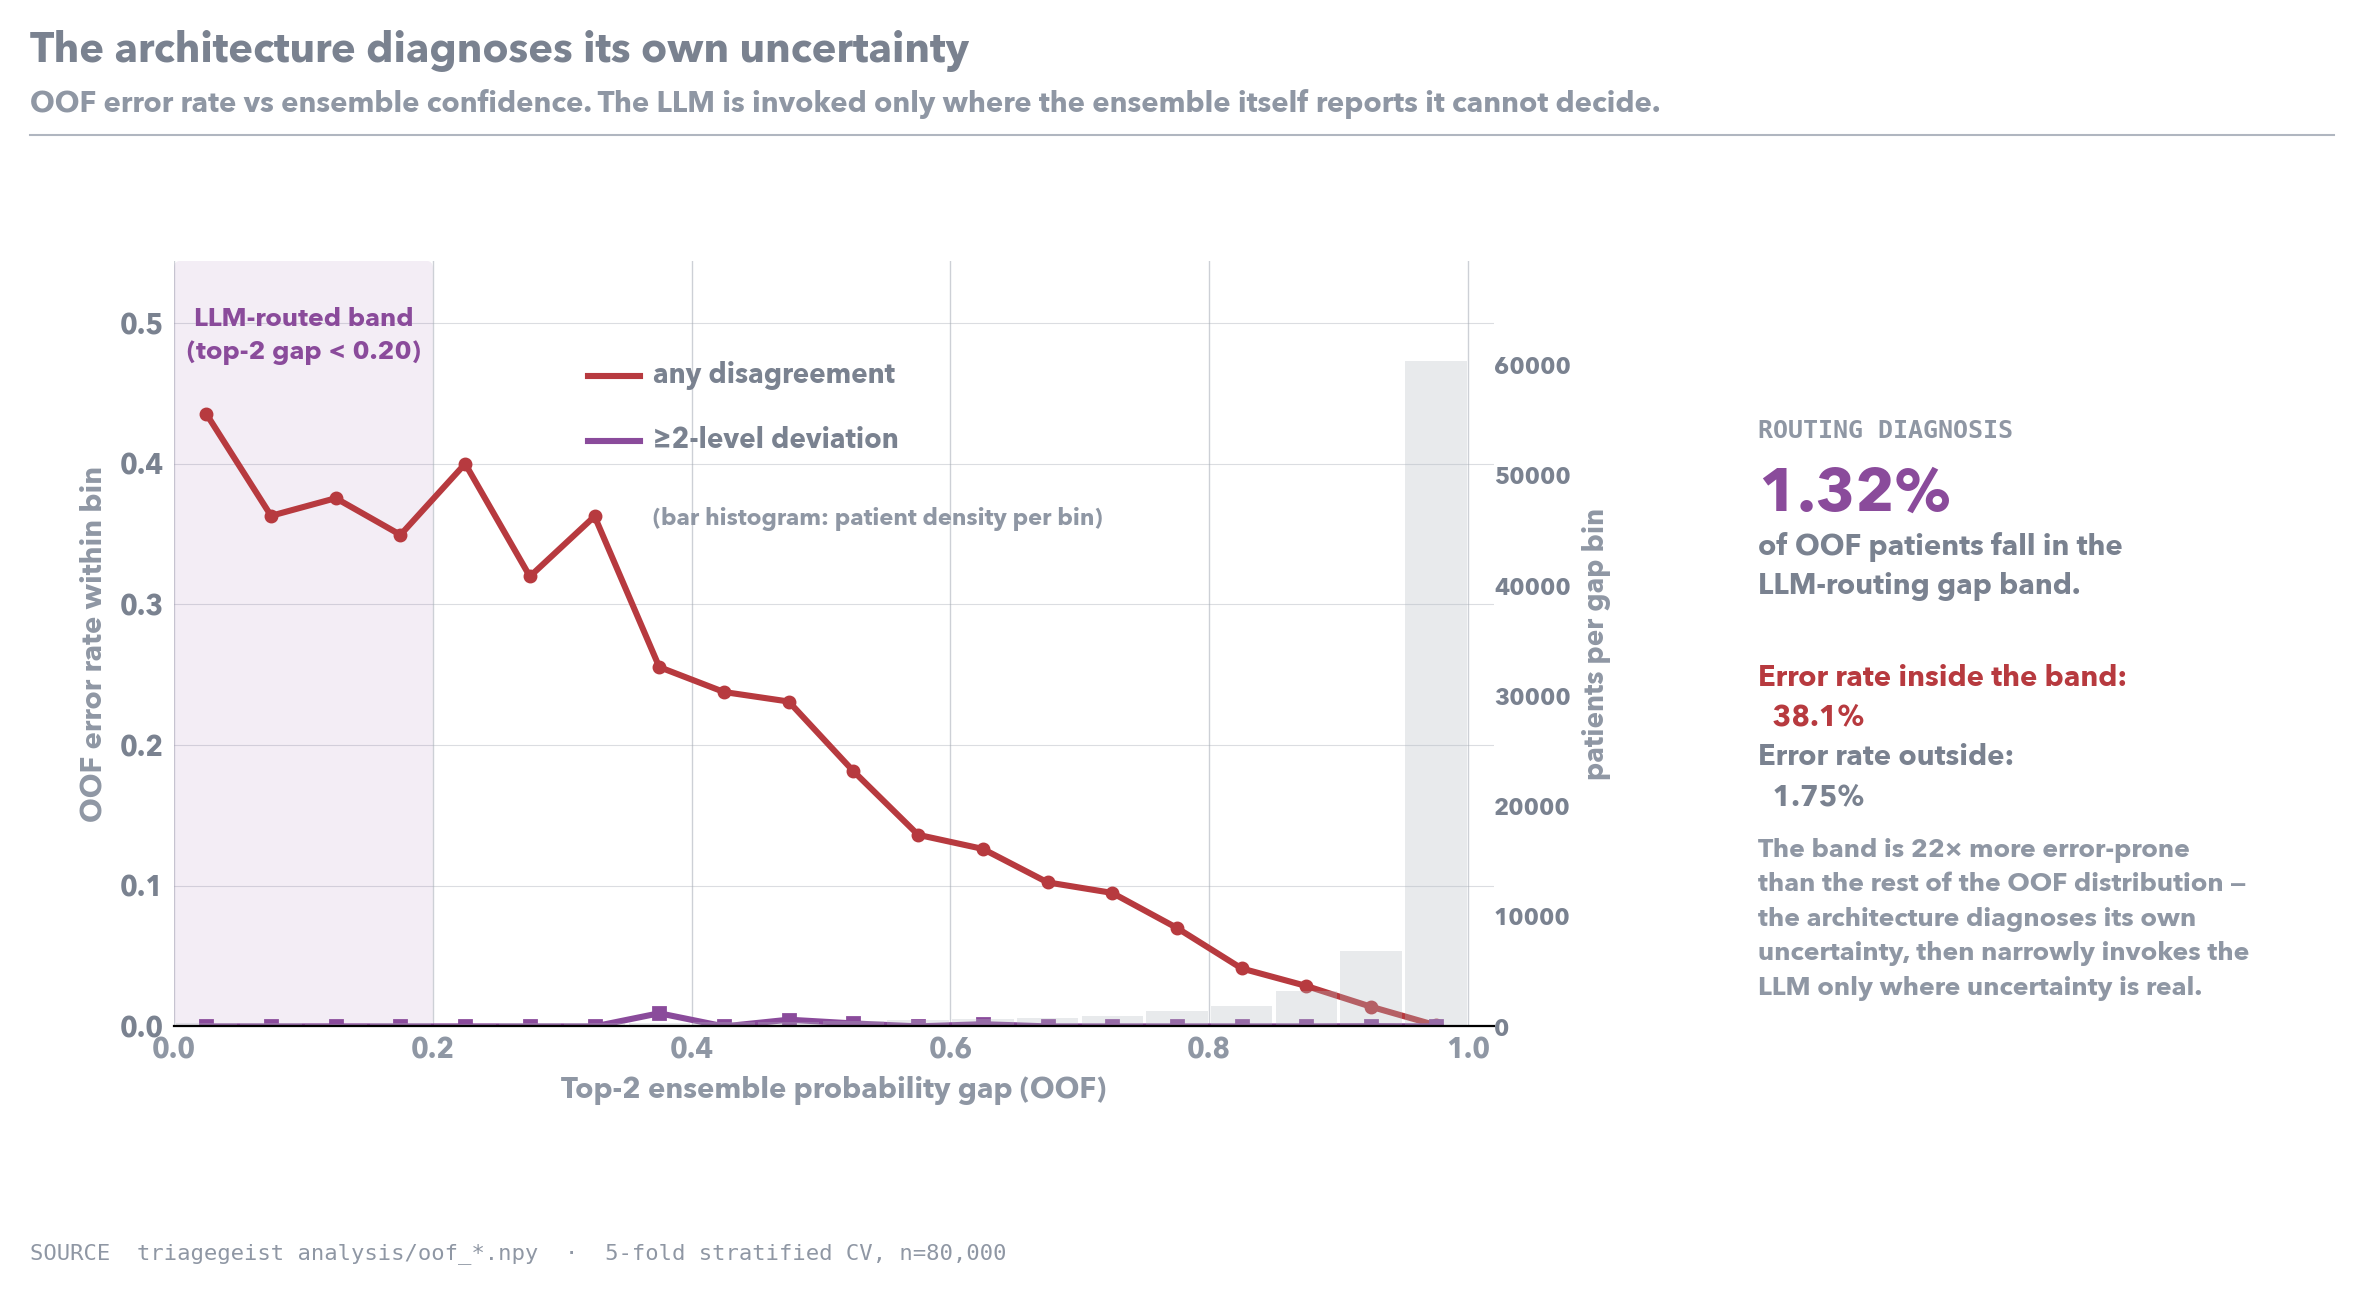

The Python source for this figure:
"""
Fig 3: ensemble confidence vs OOF error rate, with the LLM routing band marked.

The architecture routes a case to the LLM when the ensemble's top-2 probability
gap is below 0.20. The figure shows that this routing rule corresponds to a
genuine spike in OOF error rate — the architecture diagnoses its own
uncertainty correctly. The LLM is invoked only where it is structurally
warranted.

Loads numbers from analysis/oof_*.npy and oof_summary.json. Fails informatively
if the OOF run hasn't completed yet.
"""

from __future__ import annotations

import json
from pathlib import Path

import matplotlib.pyplot as plt
import numpy as np
import pandas as pd
from matplotlib.patches import FancyBboxPatch

import style
from style import P

style.apply()

PROJECT_ROOT = Path(__file__).resolve().parent.parent
ANALYSIS = PROJECT_ROOT / "analysis"
DATA_DIR = PROJECT_ROOT / "data" / "extracted"
LLM_GAP = 0.20


def load():
    needed = [ANALYSIS / "oof_proba.npy", ANALYSIS / "oof_final.npy",
              ANALYSIS / "oof_gap.npy", ANALYSIS / "oof_summary.json"]
    for p in needed:
        if not p.exists():
            raise SystemExit(f"missing artifact: {p}. Run oof_evidentiary.py first.")
    return {
        "proba": np.load(ANALYSIS / "oof_proba.npy"),
        "final": np.load(ANALYSIS / "oof_final.npy"),
        "gap": np.load(ANALYSIS / "oof_gap.npy"),
        "summary": json.loads((ANALYSIS / "oof_summary.json").read_text()),
        "y": pd.read_csv(DATA_DIR / "train.csv")["triage_acuity"].values,
    }


def draw():
    d = load()
    gap = d["gap"]
    final = d["final"]
    y = d["y"]
    err = (final != y).astype(float)
    dev = np.abs(final - y)
    severe = (dev >= 2).astype(float)

    # Bin gap into deciles for the rate plot
    edges = np.linspace(0, gap.max() + 1e-6, 21)
    centers = 0.5 * (edges[:-1] + edges[1:])
    bins = np.digitize(gap, edges) - 1
    bins = np.clip(bins, 0, len(edges) - 2)

    bin_n = np.zeros(len(centers), dtype=int)
    bin_err = np.zeros(len(centers))
    bin_severe = np.zeros(len(centers))
    for b in range(len(centers)):
        mask = bins == b
        bin_n[b] = mask.sum()
        if mask.sum() > 0:
            bin_err[b] = err[mask].mean()
            bin_severe[b] = severe[mask].mean()

    # --- Plot ---
    fig = plt.figure(figsize=(12.0, 6.6))
    ax = fig.add_axes((0.08, 0.20, 0.55, 0.58))
    ax2 = ax.twinx()
    ax2.spines["top"].set_visible(False)
    ax2.spines["left"].set_visible(False)
    ax2.spines["right"].set_visible(False)
    ax2.tick_params(axis="y", length=0)

    # Histogram of patient density across gap bins (background, ax2)
    hist_color = P.baseline
    ax2.bar(centers, bin_n, width=(centers[1] - centers[0]) * 0.95,
            color=hist_color, alpha=0.30, edgecolor="none", zorder=0,
            label="patients per gap bin")
    ax2.set_ylabel("patients per gap bin", color=P.mute, fontsize=10)
    ax2.set_ylim(0, bin_n.max() * 1.15)

    # LLM-routing band (gap < 0.20)
    ymax = max(bin_err.max() * 1.25, 0.10)
    ax.add_patch(FancyBboxPatch(
        (0, 0), LLM_GAP, ymax,
        boxstyle="round,pad=0,rounding_size=0.005",
        linewidth=0, facecolor=P.judgment, alpha=0.10, zorder=1,
    ))
    ax.text(LLM_GAP / 2, ymax * 0.94,
            "LLM-routed band\n(top-2 gap < 0.20)",
            color=P.judgment, fontsize=9.5, fontweight="bold",
            ha="center", va="top", linespacing=1.4)

    # Error rate curve (ax)
    ax.plot(centers, bin_err, color=P.harm, linewidth=2.2,
            marker="o", markersize=4.0, zorder=3, label="any disagreement")
    ax.plot(centers, bin_severe, color=P.judgment, linewidth=2.2,
            marker="s", markersize=4.0, zorder=3, label="≥2-level deviation")

    ax.set_xlim(0, gap.max() * 1.02)
    ax.set_ylim(0, ymax)
    ax.set_xlabel("Top-2 ensemble probability gap (OOF)",
                  color=P.mute, fontsize=10.5)
    ax.set_ylabel("OOF error rate within bin", color=P.mute, fontsize=10.5)
    ax.spines["bottom"].set_color(P.rule)
    ax.spines["bottom"].set_linewidth(0.6)
    ax.grid(axis="y", linestyle="-", linewidth=0.4, alpha=0.4)

    # Legend, manual
    leg_y = ax.get_ylim()[1] * 0.85
    ax.plot([0.32, 0.36], [leg_y, leg_y], color=P.harm, linewidth=2.2)
    ax.text(0.37, leg_y, "any disagreement", color=P.ink, fontsize=10,
            ha="left", va="center")
    ax.plot([0.32, 0.36], [leg_y * 0.90, leg_y * 0.90],
            color=P.judgment, linewidth=2.2)
    ax.text(0.37, leg_y * 0.90, "≥2-level deviation",
            color=P.ink, fontsize=10, ha="left", va="center")
    ax.text(0.37, leg_y * 0.78,
            "(bar histogram: patient density per bin)",
            color=P.mute, fontsize=8.5, ha="left", va="center")

    # Right narrative
    nx0 = 0.74
    # Make room for the right-axis tick labels
    ax2.tick_params(axis="y", labelsize=8.5, pad=0)
    n_routed = int((gap < LLM_GAP).sum())
    pct_routed = 100.0 * n_routed / len(gap)
    err_in = err[gap < LLM_GAP].mean() * 100 if n_routed else 0.0
    err_out = err[gap >= LLM_GAP].mean() * 100
    ratio = err_in / max(err_out, 1e-9)

    fig.text(nx0, 0.66, "ROUTING DIAGNOSIS",
             color=P.mute, fontsize=9.0, fontweight="bold",
             ha="left", va="top", family="monospace")
    fig.text(nx0, 0.625, f"{pct_routed:.2f}%",
             color=P.judgment, fontsize=22, fontweight="bold",
             ha="left", va="top")
    fig.text(nx0, 0.575,
             "of OOF patients fall in the\nLLM-routing gap band.",
             color=P.ink, fontsize=10.5, ha="left", va="top",
             linespacing=1.45)

    fig.text(nx0, 0.475,
             f"Error rate inside the band:\n  {err_in:.1f}%",
             color=P.harm, fontsize=10.5, ha="left", va="top",
             linespacing=1.5, fontweight="bold")
    fig.text(nx0, 0.415,
             f"Error rate outside:\n  {err_out:.2f}%",
             color=P.ink, fontsize=10.5, ha="left", va="top",
             linespacing=1.5)
    fig.text(nx0, 0.343,
             f"The band is {ratio:.0f}× more error-prone\n"
             "than the rest of the OOF distribution —\n"
             "the architecture diagnoses its own\n"
             "uncertainty, then narrowly invokes the\n"
             "LLM only where uncertainty is real.",
             color=P.mute, fontsize=9.5, ha="left", va="top",
             linespacing=1.5)

    style.editorial_header(
        fig,
        title="The architecture diagnoses its own uncertainty",
        subtitle="OOF error rate vs ensemble confidence. The LLM is invoked only "
                 "where the ensemble itself reports it cannot decide.",
        title_y=0.955, subtitle_y=0.910, rule_y=0.875,
    )
    style.editorial_footer(
        fig,
        source="SOURCE  triagegeist analysis/oof_*.npy  ·  5-fold stratified CV, n=80,000",
    )

    out = Path(__file__).parent / "fig3_routing_calibration.png"
    fig.savefig(out)
    plt.close(fig)
    print(f"wrote {out}  (n_routed={n_routed}, pct={pct_routed:.2f}, "
          f"err_in={err_in:.2f}%, err_out={err_out:.2f}%)")


if __name__ == "__main__":
    draw()
